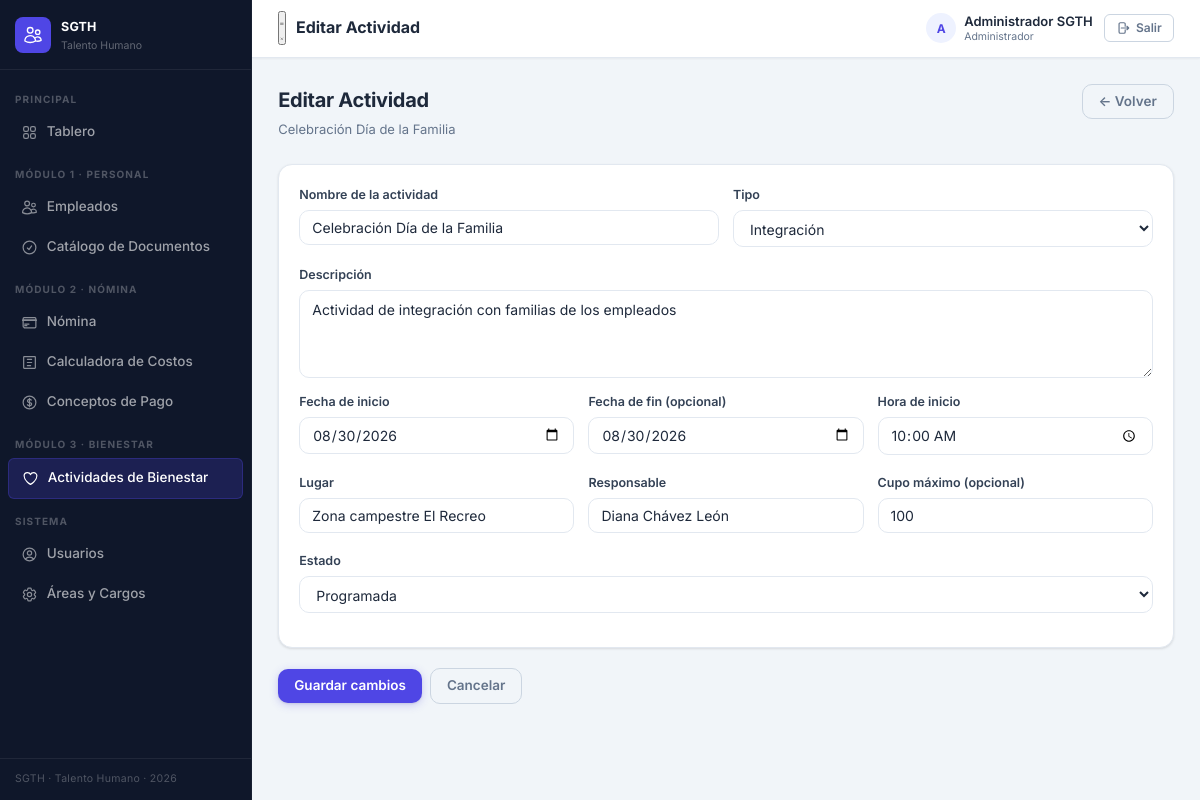
/public/bienestar/4/editar (signed in), run on the app's committed database.
### tables this page shows
CREATE TABLE actividades_bienestar (
  id            INT AUTO_INCREMENT PRIMARY KEY,
  nombre        VARCHAR(150) NOT NULL,
  descripcion   TEXT NULL,
  tipo          ENUM('capacitacion','recreacion','salud','integracion','deportivo') NOT NULL DEFAULT 'integracion',
  fecha_inicio  DATE NOT NULL,
  fecha_fin     DATE NULL,
  hora_inicio   TIME NULL,
  lugar         VARCHAR(150) NULL,
  responsable   VARCHAR(120) NULL,
  cupo_maximo   INT NULL,
  estado        ENUM('programada','en_curso','finalizada','cancelada') NOT NULL DEFAULT 'programada',
  created_at    TIMESTAMP DEFAULT CURRENT_TIMESTAMP
);

### app/controllers/BienestarController.php (called while the page is built, shortened)
<?php
class BienestarController {
    public function editar(string $id): void {
        $actividad = $this->obtenerActividad($id);
        View::render('bienestar.editar', ['titulo' => 'Editar Actividad', 'actividad' => $actividad]);
    }
    private function obtenerActividad(string $id): array {
        $actividad = DB::fetch("SELECT * FROM actividades_bienestar WHERE id = ?", [$id]);
        return $actividad;
    }
}

### public/index.php (called while the page is built, shortened)
<?php
require_once ROOT . '/app/helpers/DB.php';
require_once ROOT . '/app/helpers/Router.php';
require_once ROOT . '/app/helpers/View.php';
$url = $_GET['url'] ?? '';
$url = trim($url, '/');
(new Router())->dispatch($url);

### app/helpers/DB.php (called while the page is built, shortened)
<?php
class DB {
    private static ?PDO $pdo = null;
    public static function connect(): PDO {
        if (self::$pdo === null) {
            $dsn = sprintf('mysql:host=%s;dbname=%s;charset=%s', DB_HOST, DB_NAME, DB_CHARSET);
            self::$pdo = new PDO($dsn, DB_USER, DB_PASS, [
                PDO::ATTR_ERRMODE            => PDO::ERRMODE_EXCEPTION,
                PDO::ATTR_DEFAULT_FETCH_MODE => PDO::FETCH_ASSOC,
                PDO::ATTR_EMULATE_PREPARES   => false,
            ]);
        }
        return self::$pdo;
    }
    public static function query(string $sql, array $p = []): PDOStatement {
        $stmt = self::connect()->prepare($sql);
        $stmt->execute($p);
        return $stmt;
    }
    public static function fetch(string $sql, array $p = []): ?array {
        return self::query($sql, $p)->fetch() ?: null;
    }
}

### app/views/bienestar/editar.php (the view)
<div class="page-header">
  <div>
    <div class="page-title">Editar Actividad</div>
    <div class="page-subtitle"><?= View::e($actividad['nombre']) ?></div>
  </div>
  <div class="page-actions">
    <a href="<?= APP_URL ?>/bienestar/<?= $actividad['id'] ?>" class="btn btn-outline">← Volver</a>
  </div>
</div>
<form method="POST" action="<?= APP_URL ?>/bienestar/<?= $actividad['id'] ?>/actualizar">
  <div class="card">
    <div class="form-row">
      <label>Nombre de la actividad
        <input type="text" name="nombre" required value="<?= View::e($actividad['nombre']) ?>">
      </label>
      <label>Tipo
        <select name="tipo" required>
          <?php foreach (['capacitacion','recreacion','salud','integracion','deportivo'] as $t): ?>
            <option value="<?= $t ?>" <?= $actividad['tipo']===$t?'selected':'' ?>><?= View::tipoActividadLabel($t) ?></option>
          <?php endforeach; ?>
        </select>
      </label>
    </div>
    <label>Descripción
      <textarea name="descripcion" rows="3"><?= View::e($actividad['descripcion']) ?></textarea>
    </label>
    <div class="form-row">
      <label>Fecha de inicio
        <input type="date" name="fecha_inicio" required value="<?= View::e($actividad['fecha_inicio']) ?>">
      </label>
      <label>Fecha de fin (opcional)
        <input type="date" name="fecha_fin" value="<?= View::e($actividad['fecha_fin']) ?>">
      </label>
      <label>Hora de inicio
        <input type="time" name="hora_inicio" value="<?= View::e($actividad['hora_inicio']) ?>">
      </label>
    </div>
    <div class="form-row">
      <label>Lugar
        <input type="text" name="lugar" value="<?= View::e($actividad['lugar']) ?>">
      </label>
      <label>Responsable
        <input type="text" name="responsable" value="<?= View::e($actividad['responsable']) ?>">
      </label>
      <label>Cupo máximo (opcional)
        <input type="number" name="cupo_maximo" min="1" value="<?= View::e($actividad['cupo_maximo']) ?>">
      </label>
    </div>
    <label>Estado
      <select name="estado">
        <?php foreach (['programada','en_curso','finalizada','cancelada'] as $e): ?>
          <option value="<?= $e ?>" <?= $actividad['estado']===$e?'selected':'' ?>><?= View::estadoActividadLabel($e) ?></option>
        <?php endforeach; ?>
      </select>
    </label>
  </div>
  <div class="page-actions">
    <button type="submit" class="btn btn-primary">Guardar cambios</button>
    <a href="<?= APP_URL ?>/bienestar/<?= $actividad['id'] ?>" class="btn btn-outline">Cancelar</a>
  </div>
</form>

### app/helpers/Router.php (shortened to what this page needs)
<?php
class Router {
    private array $routes = [];
    public function dispatch(string $url): void {
        $url = trim($url, '/');
        foreach ($this->routes as $pattern => [$ctrl, $met]) {
            if (preg_match($pattern, $url, $m)) {
                array_shift($m);
                $this->run($ctrl, $met, array_values($m));
                return;
            }
        }
    }
    private function run(string $ctrl, string $met, array $params): void {
        $obj = new $ctrl();
        call_user_func_array([$obj, $met], $params);
    }
}

### public/assets/css/app.css (style rules this page uses)
*,*::before,*::after { box-sizing: border-box; margin: 0; padding: 0 }
:root { --primary: #1e3a5f; --primary-h: #162d4a; --blue: #4f46e5; --blue-h: #4338ca; --blue-bg: #eef2ff; --accent: #f59e0b; --success: #059669; --success-bg: #d1fae5; --success-txt: #065f46; --warning: #d97706; --warning-bg: #fef3c7; --warning-txt: #92400e; --danger: #dc2626; --danger-bg: #fee2e2; --danger-txt: #991b1b; --info: #0284c7; --info-bg: #e0f2fe; --bg: #f1f5f9; --surface: #ffffff; --surface2: #f8fafc; --border: #e2e8f0; --border-h: #cbd5e1; --txt: #1e293b; --txt2: #334155; --muted: #64748b; --faint: #94a3b8; --sidebar-w: 252px; --topbar-h: 57px; --r-sm: 6px; --r: 10px; --r-lg: 14px; --r-xl: 18px; --sh-xs: 0 1px 2px rgba(0,0,0,.05); --sh-sm: 0 1px 3px rgba(0,0,0,.08), 0 1px 2px rgba(0,0,0,.04); --sh: 0 4px 6px -1px rgba(0,0,0,.08), 0 2px 4px -2px rgba(0,0,0,.06); --font: 'Inter', 'Segoe UI', system-ui, -apple-system, sans-serif; --tr: .18s ease; }
html { font-size: 15px; }
body { font-family: var(--font); background: var(--bg); color: var(--txt); line-height: 1.6; -webkit-font-smoothing: antialiased; overflow-x: hidden; scroll-behavior: smooth; }
button, a, [role="button"] { -webkit-tap-highlight-color: transparent; }
.page-header { display: flex; align-items: flex-start; justify-content: space-between; margin-bottom: 24px; flex-wrap: wrap; gap: 12px; }
.page-title { font-size: 20px; font-weight: 700; color: var(--txt); letter-spacing: -.3px; }
.page-subtitle { font-size: 13px; color: var(--muted); margin-top: 3px; }
.page-actions { display: flex; gap: 8px; flex-wrap: wrap; align-items: center; }
.card { background: var(--surface); border: 1px solid var(--border); border-radius: var(--r-lg); padding: 20px; box-shadow: var(--sh-sm); margin-bottom: 20px; overflow: hidden; overflow: clip; }
.form-row { display: grid; grid-template-columns: repeat(auto-fit, minmax(200px, 1fr)); gap: 14px; margin-bottom: 4px; }
label { display: block; font-size: 12.5px; font-weight: 600; color: var(--txt2); margin-bottom: 14px; }
label input, label select, label textarea { display: block; width: 100%; margin-top: 5px; padding: 8px 12px; border: 1.5px solid var(--border); border-radius: var(--r); font-family: var(--font); font-size: 14px; color: var(--txt); background: #fff; outline: none; transition: border-color var(--tr), box-shadow var(--tr); }
label input::placeholder { color: var(--faint); }
label textarea { min-height: 88px; resize: vertical; line-height: 1.5; }
.btn { display: inline-flex; align-items: center; gap: 6px; padding: 8px 16px; border-radius: var(--r); font-family: var(--font); font-size: 13.5px; font-weight: 600; cursor: pointer; border: none; text-decoration: none; transition: background var(--tr), box-shadow var(--tr), transform var(--tr); white-space: nowrap; line-height: 1.3; }
.btn-primary { background: var(--blue); color: #fff; box-shadow: 0 1px 2px rgba(0,0,0,.08), 0 2px 8px rgba(79,70,229,.25); }
.btn-outline { background: transparent; border: 1.5px solid var(--border-h); color: var(--muted); box-shadow: none; }

### public/assets/css/responsive.css (style rules this page uses)
:root { --bp-xs: 480px; --bp-sm: 640px; --bp-md: 768px; --bp-lg: 1024px; --bp-xl: 1280px; }

### data on the page
actividades_bienestar: nombre "Celebración Día de la Familia", descripcion "Actividad de integración con familias de los empleados", fecha_inicio "08/30/2026", fecha_fin "08/30/2026", hora_inicio "10:00:00", lugar "Zona campestre El Recreo", responsable "Diana Chávez León", cupo_maximo "100"

### other printed values
form field tipo "Integración"
form field estado "Programada"
